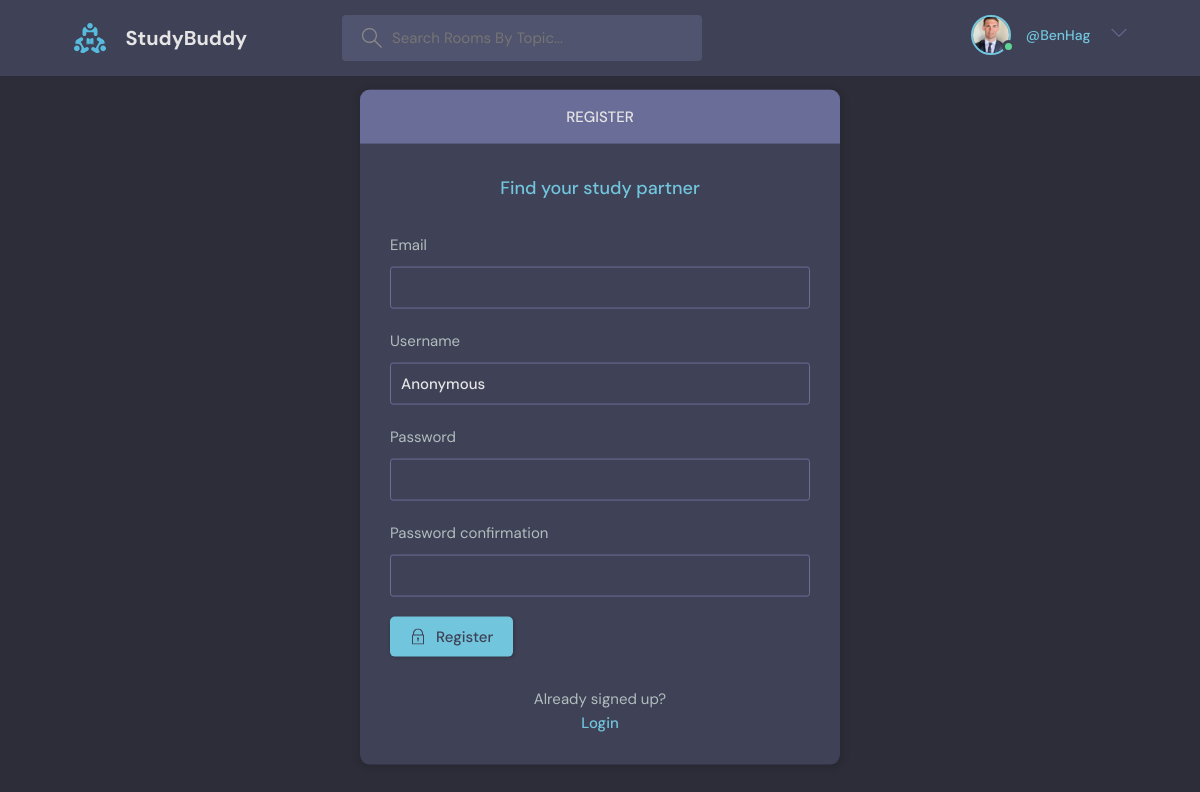
Page /register/ (signed in) on the committed database.
### base/models.py (models this page shows)
class User(AbstractUser):
    username = models.CharField(max_length = 200, default = 'Anonymous', null=True) # default name for the user
    email = models.EmailField(unique = True) # email field for the user
    bio = models.TextField(default = 'No bio...') # bio field for the user
    avatar = models.ImageField(null=False, default="avatar.svg")
    USERNAME_FIELD = 'email'
    REQUIRED_FIELDS = []

### base/views.py (the view, shortened to what this page needs)
# urls.py: path('register/', views.registerUser, name = 'register'),
def registerUser(request):
    form = MyUserCreationForm() # create a form object
    return render(request, 'base/login_register.html', {'form': form})

### base/forms.py
class MyUserCreationForm(UserCreationForm):
    class Meta:
        model = User
        fields = ['email', 'username', 'password1', 'password2']

### base/templates/base/login_register.html (shortened to what this page needs)
{% extends 'base.html' %}
{% block content %}
    <main class="auth layout">
      {% if page == 'login' %}
      <div class="container">
        <div class="layout__box">
          <div class="layout__boxHeader">
            <div class="layout__boxTitle">
              <h3>Login</h3>
            </div>
          </div>
          <div class="layout__body">
            <h2 class="auth__tagline">Find your study partner</h2>
            <form class="form" method="POST" action="">
              {% csrf_token %}
              <div class="form__group form__group">
                <label for="room_name">Email</label>
                <input id="username" name="email" type="text" placeholder="e.g. dennis_ivy" />
              </div>
              <div class="form__group">
                <label for="password">Password</label>
                <input
                  id="password"
                  name="password"
                  type="password"
                  placeholder="&bull;&bull;&bull;&bull;&bull;&bull;&bull;&bull;"
                />
              </div>
              <button class="btn btn--main" type="submit">
                <svg
                  version="1.1"
                  xmlns="http://www.w3.org/2000/svg"
                  width="32"
                  height="32"
                  viewBox="0 0 32 32"
                  >
                  <title>lock</title>
                  <path
                    d="M27 12h-1v-2c0-5.514-4.486-10-10-10s-10 4.486-10 10v2h-1c-0.553 0-1 0.447-1 1v18c0 0.553 0.447 1 1 1h22c0.553 0 1-0.447 1-1v-18c0-0.553-0.447-1-1-1zM8 10c0-4.411 3.589-8 8-8s8 3.589 8 8v2h-16v-2zM26 30h-20v-16h20v16z"
                    ></path>
                  <path
                  d="M15 21.694v4.306h2v-4.306c0.587-0.348 1-0.961 1-1.694 0-1.105-0.895-2-2-2s-2 0.895-2 2c0 0.732 0.413 1.345 1 1.694z"
                  ></path>
                </svg>
                Login
              </button>
            </form>
            <div class="auth__action">
              <p>Haven't signed up yet?</p>
              <a href="{% url 'register' %}" class="btn btn--link">Sign Up</a>
            </div>
          </div>
        </div>
      </div>
      {% else %}
      <div class="container">
        <div class="layout__box">
          <div class="layout__boxHeader">
            <div class="layout__boxTitle">
              <h3>Register</h3>
            </div>
          </div>
          <div class="layout__body">
            <h2 class="auth__tagline">Find your study partner</h2>
            <form class="form" method="POST" action="">
              {% for field in form %}
              <div class="form__group form__group">
                <label for="room_name">{{field.label}}</label>
                {{field}}
              </div>
              {% endfor %}
              <button class="btn btn--main" type="submit">
                Register
              </button>
            </form>
            <div class="auth__action">
              <p>Already signed up?</p>
              <a href="{% url 'login' %}" class="btn btn--link">Login</a>
            </div>
          </div>
        </div>
      </div>
      {% endif %}
    </main>
    {% endblock content %}

### templates/navbar.html (shortened to what this page needs)
{% load static %}
<header class="header header--loggedIn">
    <div class="container">
    <a href="{% url 'home' %}" class="header__logo">
        <img src="{% static 'images/logo.svg' %}" />
      <h1>StudyBuddy</h1>
    </a>
    <form class="header__search" method = "GET" action = "{% url 'home' %}">
        <label>
        <input type = "text"  name = "q" placeholder="Search Rooms By Topic..."/>
      </label>
    </form>
    <nav class="header__menu">
      {%if request.user.is_authenticated%}
      <div class="header__user">
          <a href="{% url 'user-profile' request.user.id %}">
              <div class="avatar avatar--medium active">
            <img src="{{request.user.avatar.url}}" />
        </div>
          <p>{{requst.user.username}} <span>@{{request.user.username}}</span></p>
        </a>
        <button class="dropdown-button">
            <svg version="1.1" xmlns="http://www.w3.org/2000/svg" width="32" height="32" viewBox="0 0 32 32">
            <title>chevron-down</title>
            <path d="M16 21l-13-13h-3l16 16 16-16h-3l-13 13z"></path>
          </svg>
        </button>
      </div>
      {% else %}
            Not Logged In
      <a href="{% url 'login' %}">
        <img src="{% static 'images/avatar.svg' %}" />
        <p>Login</p>
      </a>
{% endif %}
</nav>
</div>
</header>

### rows in the picture
User: user.avatar (picture), user.username "BenHag"

### other values in the picture
{{ field.label }} "Email" "Username" "Password" "Password confirmation"
